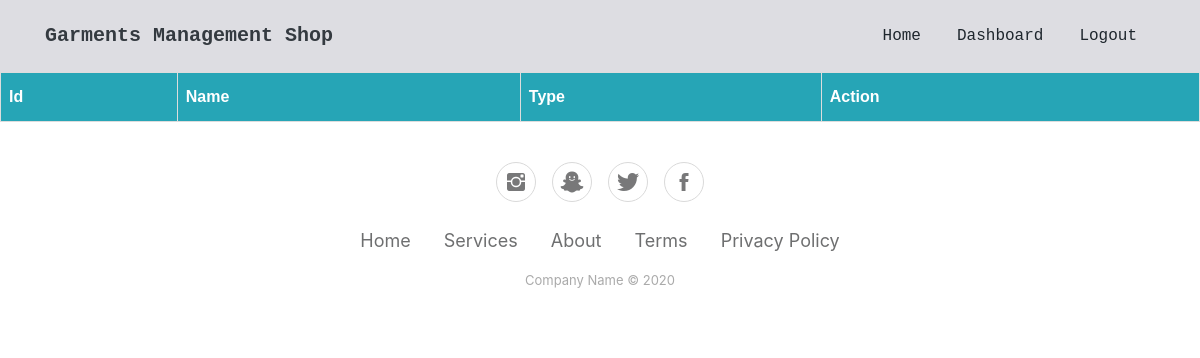
/ShowGarments/ (signed in), run on an earlier commit of the app's database.
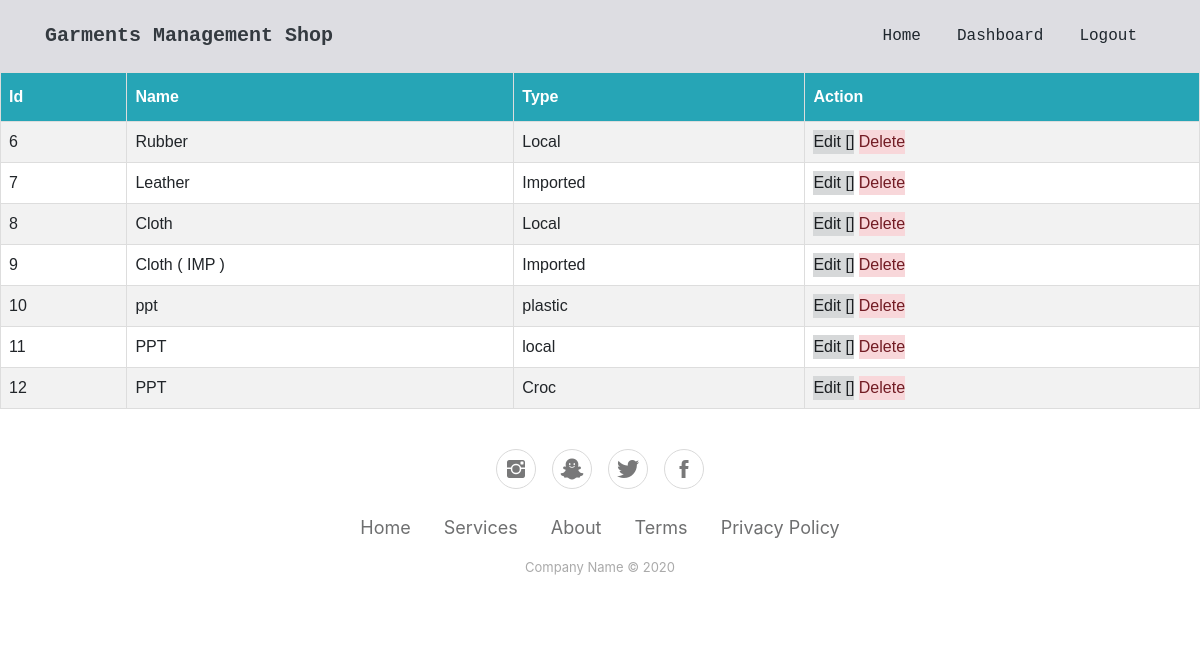
And on a later commit of the database.
### GarmentsManagementApp/models.py (models this page shows)
class Garment(models.Model):
    name = models.CharField(max_length=20)
    type = models.CharField(max_length=20,null=True)

### GarmentsManagementApp/views.py (the view)
# urls.py: path('ShowGarments/',views.ShowGarments,name='ShowGarments'),
@login_required(login_url='/login/')
def ShowGarments(request):
    list = Garment.objects.all()
    return render(request, 'ShowGarments.html', {'list': list})

### templates/ShowGarments.html (shortened to what this page needs)
{% extends 'index.html' %}
{% block content %}
<table id="customers">
  <tr>
    <th>Id</th>
    <th>Name</th>
    <th>Type</th>
      <th>Action</th>
  </tr>
    {% for item in list %}
        <tr>
            <td>{{ item.id }}</td>
            <td>{{ item.name }}</td>
            <td>{{ item.type }}</td>
            <td> <a type="button" class="alert-dark" href="{% url 'GarmentsManagementApp:editGarment' pk=item.id %}">Edit    [] </a> <a type="button" class="alert-danger" href="{% url 'GarmentsManagementApp:deleteGarment' pk=item.id %}" onclick="alert('Are you sure?')">Delete</a></td>
        </tr>
    {% endfor %}
</table>
{% endblock %}

What changed in the data, as far as the page shows it:
added Garment: id "6", name "Rubber", type "Local"
added Garment: id "7", name "Leather", type "Imported"
added Garment: id "8", name "Cloth", type "Local"
added Garment: id "9", name "Cloth ( IMP )", type "Imported"
added Garment: id "10", name "ppt", type "plastic"
added Garment: id "11", name "PPT", type "local"
added Garment: id "12", name "PPT", type "Croc"
